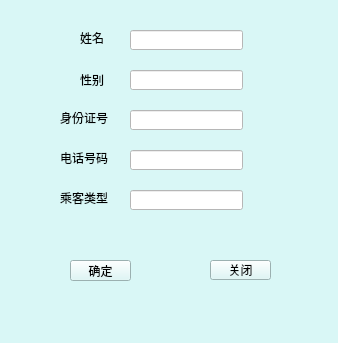
<?xml version="1.0" encoding="UTF-8"?>
<ui version="4.0">
 <class>add_passenger</class>
 <widget class="QWidget" name="add_passenger">
  <property name="geometry">
   <rect>
    <x>0</x>
    <y>0</y>
    <width>338</width>
    <height>343</height>
   </rect>
  </property>
  <property name="windowTitle">
   <string>添加乘客信息</string>
  </property>
  <property name="windowIcon">
   <iconset theme="QIcon::ThemeIcon::ContactNew"/>
  </property>
  <property name="styleSheet">
   <string notr="true">background-color: rgb(217, 247, 246);</string>
  </property>
  <widget class="QLineEdit" name="lineEdit_3">
   <property name="geometry">
    <rect>
     <x>130</x>
     <y>110</y>
     <width>113</width>
     <height>20</height>
    </rect>
   </property>
   <property name="styleSheet">
    <string notr="true">background-color: rgb(255, 255, 255);</string>
   </property>
  </widget>
  <widget class="QLineEdit" name="lineEdit_5">
   <property name="geometry">
    <rect>
     <x>130</x>
     <y>190</y>
     <width>113</width>
     <height>20</height>
    </rect>
   </property>
   <property name="styleSheet">
    <string notr="true">background-color: rgb(255, 255, 255);</string>
   </property>
  </widget>
  <widget class="QPushButton" name="pushButton">
   <property name="geometry">
    <rect>
     <x>70</x>
     <y>260</y>
     <width>61</width>
     <height>21</height>
    </rect>
   </property>
   <property name="styleSheet">
    <string notr="true"/>
   </property>
   <property name="text">
    <string>确定</string>
   </property>
  </widget>
  <widget class="QPushButton" name="pushButton_2">
   <property name="geometry">
    <rect>
     <x>210</x>
     <y>260</y>
     <width>61</width>
     <height>20</height>
    </rect>
   </property>
   <property name="text">
    <string>关闭</string>
   </property>
  </widget>
  <widget class="QLineEdit" name="lineEdit">
   <property name="geometry">
    <rect>
     <x>130</x>
     <y>30</y>
     <width>113</width>
     <height>20</height>
    </rect>
   </property>
   <property name="styleSheet">
    <string notr="true">background-color: rgb(255, 255, 255);</string>
   </property>
  </widget>
  <widget class="QLineEdit" name="lineEdit_4">
   <property name="geometry">
    <rect>
     <x>130</x>
     <y>150</y>
     <width>113</width>
     <height>20</height>
    </rect>
   </property>
   <property name="styleSheet">
    <string notr="true">background-color: rgb(255, 255, 255);</string>
   </property>
  </widget>
  <widget class="QLineEdit" name="lineEdit_2">
   <property name="geometry">
    <rect>
     <x>130</x>
     <y>70</y>
     <width>113</width>
     <height>20</height>
    </rect>
   </property>
   <property name="styleSheet">
    <string notr="true">background-color: rgb(255, 255, 255);</string>
   </property>
  </widget>
  <widget class="QLabel" name="label">
   <property name="geometry">
    <rect>
     <x>80</x>
     <y>30</y>
     <width>31</width>
     <height>16</height>
    </rect>
   </property>
   <property name="text">
    <string>姓名</string>
   </property>
  </widget>
  <widget class="QLabel" name="label_2">
   <property name="geometry">
    <rect>
     <x>80</x>
     <y>70</y>
     <width>31</width>
     <height>20</height>
    </rect>
   </property>
   <property name="text">
    <string>性别</string>
   </property>
  </widget>
  <widget class="QLabel" name="label_3">
   <property name="geometry">
    <rect>
     <x>60</x>
     <y>110</y>
     <width>54</width>
     <height>16</height>
    </rect>
   </property>
   <property name="text">
    <string>身份证号</string>
   </property>
  </widget>
  <widget class="QLabel" name="label_4">
   <property name="geometry">
    <rect>
     <x>60</x>
     <y>150</y>
     <width>54</width>
     <height>16</height>
    </rect>
   </property>
   <property name="text">
    <string>电话号码</string>
   </property>
  </widget>
  <widget class="QLabel" name="label_5">
   <property name="geometry">
    <rect>
     <x>60</x>
     <y>190</y>
     <width>54</width>
     <height>16</height>
    </rect>
   </property>
   <property name="text">
    <string>乘客类型</string>
   </property>
  </widget>
 </widget>
 <resources/>
 <connections/>
</ui>
